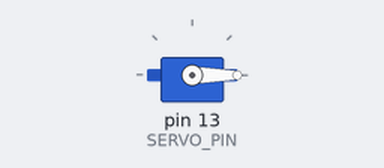
The sketch below on a simulated Arduino Uno, built with avr-gcc and run on an emulated ATmega328P. Shown: servo.

Above: at 0.05 s.
At 3.0 s:
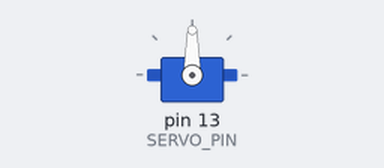
At 6.0 s:
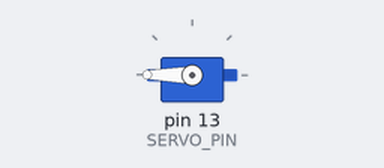
Timing chart, 0 to 7.8 s (numbered marks = the images above):
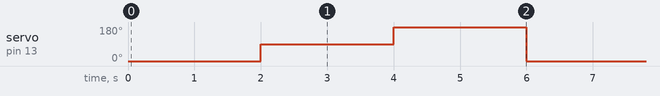

Measured:
- by itself, servo on pin 13 (SERVO_PIN): repeats every 6.0 s: 180° 2.0 s, 0° 2.0 s, 90° 2.0 s

The sketch:

rcservo.ino
```cpp
#include <Servo.h>

#define SERVO_PIN 13    // サーボに接続されているピン

Servo servo;            // サーボ型の宣言

void setup(){
  // サーボピンをサーボとして登録
  servo.attach(SERVO_PIN, 500, 2400);
}

void loop(){
  servo.write(0);     // 0度
  delay(2000);
  servo.write(90);    // 90度
  delay(2000);
  servo.write(180);   // 180度
  delay(2000);
}
```
